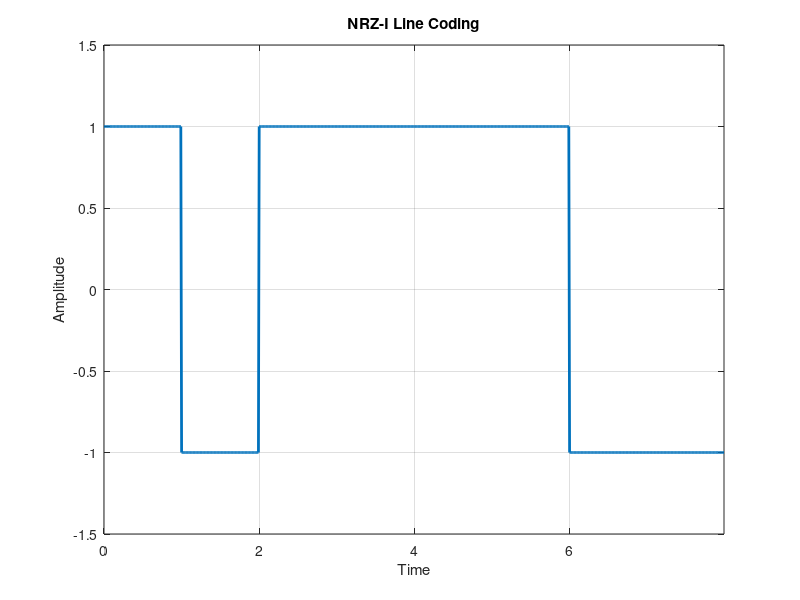
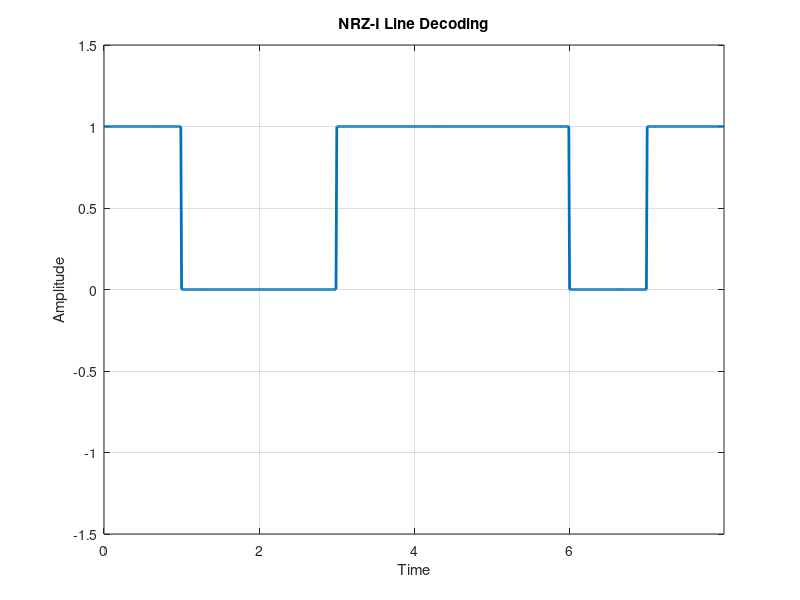

The MATLAB source for these figures, in order:
%--------------------------Get NRZ-S--------------------------
%Clear Command Window
clc
% Binary data sequence
input = [1 0 0 1 1 1 0 1];

% NRZ-I encoding
nrz_i_encoded = 2 * input - 1; % Convert binary 0 to -1, binary 1 to +1

% NRZ-I signal
nrz_i_signal = [];

% Set initial level
level = 1; % Assume starting with a high level
for i = 1:length(nrz_i_encoded)
    if nrz_i_encoded(i) == 1 % If binary 1
        nrz_i_signal = [nrz_i_signal , level*ones(1, 100)]; % Maintain the current level for 10 samples
    else % If binary 0
        level = -level; % Invert the level
        nrz_i_signal = [nrz_i_signal , level*ones(1, 100)]; % Set the new level for 10 samples
    end
end

% Create time vector for the signal
t = 0:0.01:length(nrz_i_signal)*0.01-0.01;

% Plot the NRZ-I signal
figure;
plot(t, nrz_i_signal, 'LineWidth', 2);
xlabel('Time');
ylabel('Amplitude');
title('NRZ-I Line Coding');
axis([0  , length(nrz_i_signal)*0.01-0.01 , -1.5 , 1.5]);
grid on;

%--------------------------Get the orignal code back--------------------------

data = [1 -1 1 1 1 1 -1 -1]; % Input vector NRZ-S
output = []; % Initialize the output vector
output = [output , 1*ones(1,100)];
% Compare current element with previous element
for i = 2:length(data)
    if data(i) == data(i-1)
        output = [output , 1*ones(1,100)]; % Set output to 1 if equal
    else 
        output = [output , 0*ones(1,100)];
    end
end

% Create time vector for the signal
t = 0:0.01:length(output)*0.01-0.01;

% Plot the NRZ-I signal
figure;
plot(t, output, 'LineWidth', 2);
xlabel('Time');
ylabel('Amplitude');
title('NRZ-I Line Decoding');
axis([0  , length(output)*0.01-0.01 , -1.5 , 1.5]);
grid on;